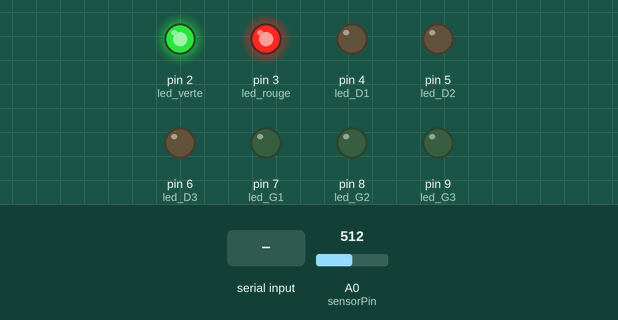
A sketch run on a simulated Arduino Uno, built with avr-gcc and run on an emulated ATmega328P. Parts: output pins drawn as LEDs (lit = HIGH). Dashed ring = blinking. The inputs (shaded band) are chosen by the test bench; at power-on: A0 (sensorPin) = 512.

Above: at 1.2 s.
1.3 s: "w" received over the second serial link
At 1.7 s:
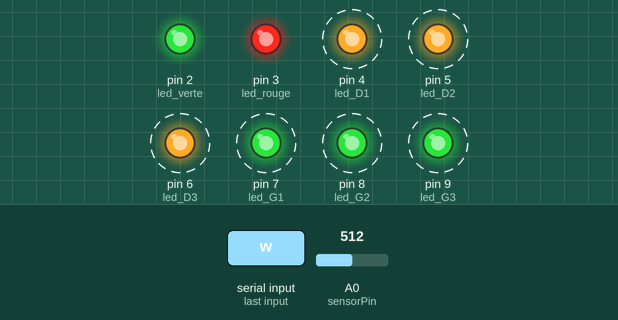
4.3 s: A0 (sensorPin) set to 743
7.3 s: A0 (sensorPin) set to 763
At 7.7 s:
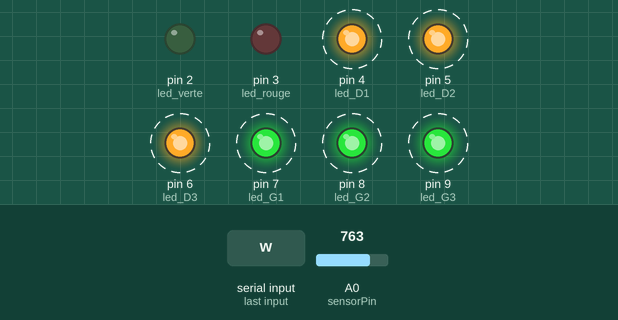
10.3 s: "g" received over the second serial link
At 10.7 s:
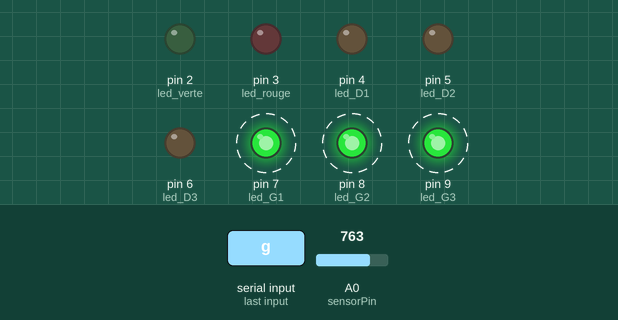
13.3 s: "d" received over the second serial link
At 13.7 s:
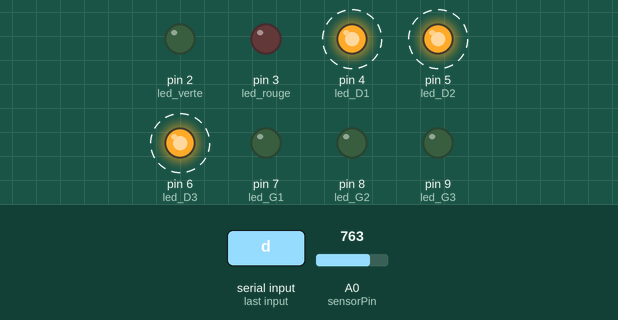
16.3 s: "f" received over the second serial link
At 17.7 s:
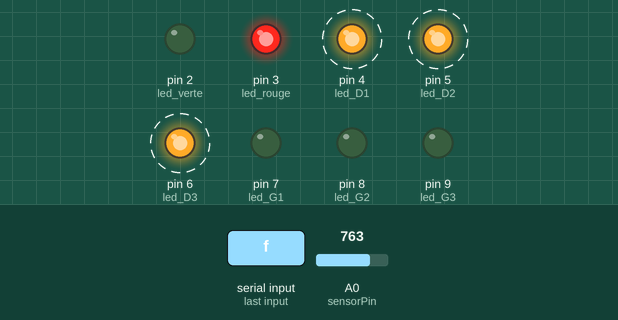
Timing chart, 0 to 20.3 s (numbered marks = the images above; inputs shaded):
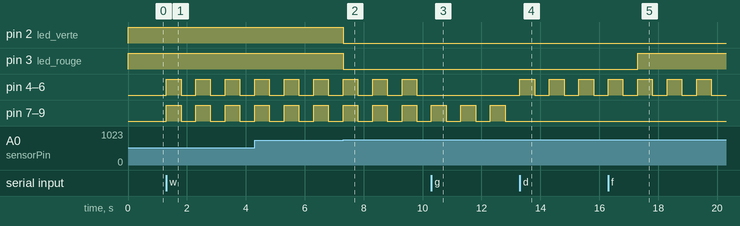

Measured:
- the behaviour switches between 750 and 751 on A0 (sensorPin) (found by bisection; images 1 and 2)
- after the input at 1.3 s, pin 4 (led_D1), pin 5 (led_D2), pin 6 (led_D3), pin 7 (led_G1), pin 8 (led_G2), pin 9 (led_G3): alternates HIGH for 0.50 s and LOW for 0.50 s, starting at once
- after the input at 7.3 s, pin 2 (led_verte), pin 3 (led_rouge): HIGH → LOW at once
- after the input at 10.3 s, pin 4 (led_D1), pin 5 (led_D2), pin 6 (led_D3): stops changing and stays LOW
- after the input at 13.3 s, pin 4 (led_D1), pin 5 (led_D2), pin 6 (led_D3): alternates HIGH for 0.50 s and LOW for 0.50 s, starting at once; pin 7 (led_G1), pin 8 (led_G2), pin 9 (led_G3): stops changing and stays LOW
- after the input at 16.3 s, pin 3 (led_rouge): LOW → HIGH after 1.0 s

The sketch:

LEDs_casque.ino
```cpp
#include <SoftwareSerial.h>
SoftwareSerial hc06(10,11);

// Clignotants
const int led_D1=4;
const int led_D2=5;
const int led_D3=6;

const int led_G1=7;
const int led_G2=8;
const int led_G3=9;

char message = "";
char clignotant = "";


// Feu luminosite
const int led_rouge = 3 ;
const int sensorPin = A0;   //sortie analogique car nous allons lire la tension en sortie de la photoresistance


// Feu accelerometre
char feu = "";


// Phare
const int led_verte = 2 ;
char ancien_etat = "";
char etat = "";


void setup() {

// Clignotants
  pinMode(led_D1,OUTPUT);
  pinMode(led_D2,OUTPUT);
  pinMode(led_D3,OUTPUT);
  pinMode(led_G1,OUTPUT);
  pinMode(led_G2,OUTPUT);
  pinMode(led_G3,OUTPUT);

  Serial.begin(9600);
  hc06.begin(38400);


//Feu luminosite
  pinMode(led_rouge,OUTPUT);


// Phare
  pinMode(led_verte,OUTPUT);

}


void loop() {

// Clingotants
  if(hc06.available()){
    message = hc06.read();
    //Serial.println(message);
  }


  if(message == 'e'){   //'e':eteint
    clignotant = 'e';
  }

  else if(message == 'w'){  //'w':warning
    clignotant = 'w';
  }

  else if(message == 'g'){  //'g':gauche
    clignotant = 'g';
  }

  else if(message == 'd'){  //'d':droite
    clignotant = 'd';
  }


  if(clignotant=='e'){
    digitalWrite(led_D1,LOW);
    digitalWrite(led_D2,LOW);
    digitalWrite(led_D3,LOW);
    digitalWrite(led_G1,LOW);
    digitalWrite(led_G2,LOW);
    digitalWrite(led_G3,LOW);
  }

  else if(clignotant=='w'){
    digitalWrite(led_D1,HIGH);
    digitalWrite(led_D2,HIGH);
    digitalWrite(led_D3,HIGH);
    digitalWrite(led_G1,HIGH);
    digitalWrite(led_G2,HIGH);
    digitalWrite(led_G3,HIGH);
    delay(500);
    digitalWrite(led_D1,LOW);
    digitalWrite(led_D2,LOW);
    digitalWrite(led_D3,LOW);
    digitalWrite(led_G1,LOW);
    digitalWrite(led_G2,LOW);
    digitalWrite(led_G3,LOW);
    delay(500);
  }

  else if(clignotant=='g'){
    digitalWrite(led_D1,LOW);
    digitalWrite(led_D2,LOW);
    digitalWrite(led_D3,LOW);
    digitalWrite(led_G1,HIGH);
    digitalWrite(led_G2,HIGH);
    digitalWrite(led_G3,HIGH);
    delay(500);
    digitalWrite(led_G1,LOW);
    digitalWrite(led_G2,LOW);
    digitalWrite(led_G3,LOW);
    delay(500);
  }

  else if(clignotant=='d'){
    digitalWrite(led_G1,LOW);
    digitalWrite(led_G2,LOW);
    digitalWrite(led_G3,LOW);
    digitalWrite(led_D1,HIGH);
    digitalWrite(led_D2,HIGH);
    digitalWrite(led_D3,HIGH);
    delay(500);
    digitalWrite(led_D1,LOW);
    digitalWrite(led_D2,LOW);
    digitalWrite(led_D3,LOW);
    delay(500);
  }


// Feu/Phare luminosite
  int valeur = analogRead(sensorPin); //lecture de la tension en sortie du photorecepteur allant de 0 a 1023 et variant en fonction de la luminosite

  //Serial.println(valeur);

  ancien_etat = etat;

  if(valeur<=750){  //si luminosité trop faible on allume les LEDs verte et rouge (phare et feu)
    digitalWrite(led_rouge,HIGH);
    digitalWrite(led_verte,HIGH);
    etat = 'n'; //on suppose qu'on est de nuit, donc etat correspond a 'n'
  }

  else{
     digitalWrite(led_rouge,LOW);
     digitalWrite(led_verte,LOW);
     etat = 'j';  //on suppose qu'on est de jour, donc etat correspond a 'j'
  }

  if(ancien_etat!=etat){  //detecte uniquement les changements d'etat, n'envoie pas en continu 'n' ou 'j'
    //Serial.println(etat);
    hc06.write(etat);  //envoie a l'hc05 l'etat actuel
  }


// Feu accelerometre
  if(message == 'f'){   //'f':freine
    feu = 'f';
  }

  else if(message == 'a'){  //'a':accelere
    feu = 'a';
  }


  if(feu=='f'){   // si l'hc05 envoie 'f' c'est qu'on freine donc on allume la led rouge (le feu)
    digitalWrite(led_rouge,HIGH);
  }

  else if(feu=='a'){  //si on reçoit 'a', on l'éteint
    digitalWrite(led_rouge,LOW);
  }


}
```
